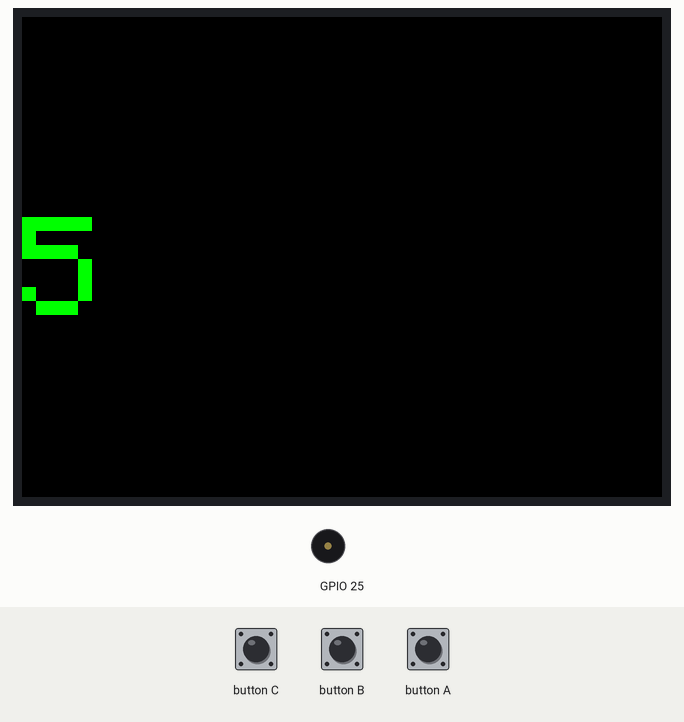
Simulated run of this sketch. Board: ESP32. On the bench: 320×240 colour display, buzzer (waves = sounding). The test bench sets the inputs (shaded band).

Above: at 1.4 s.
1.5 s: button C pressed for 0.15 s
At 1.82 s:
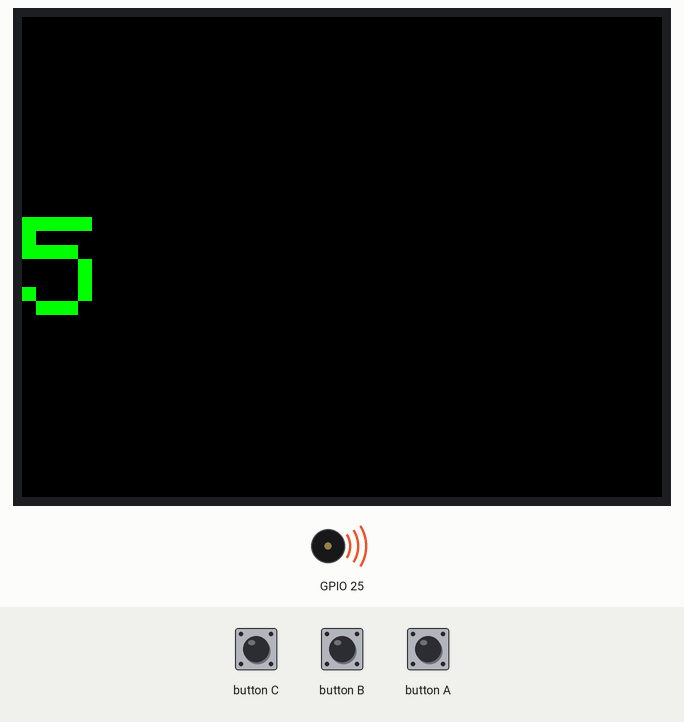
3.5 s: button B pressed for 0.15 s
At 4.7 s:
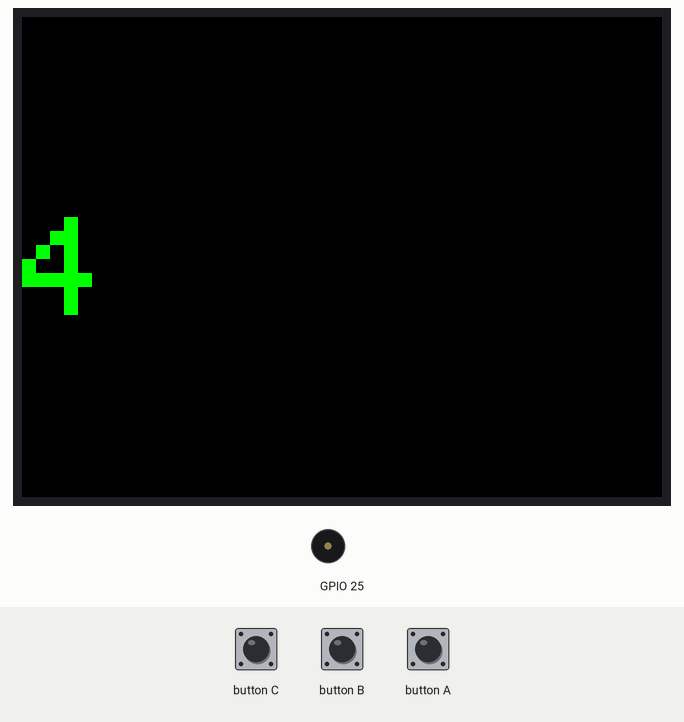
5.1 s: button B pressed for 1 s
At 6.0 s:
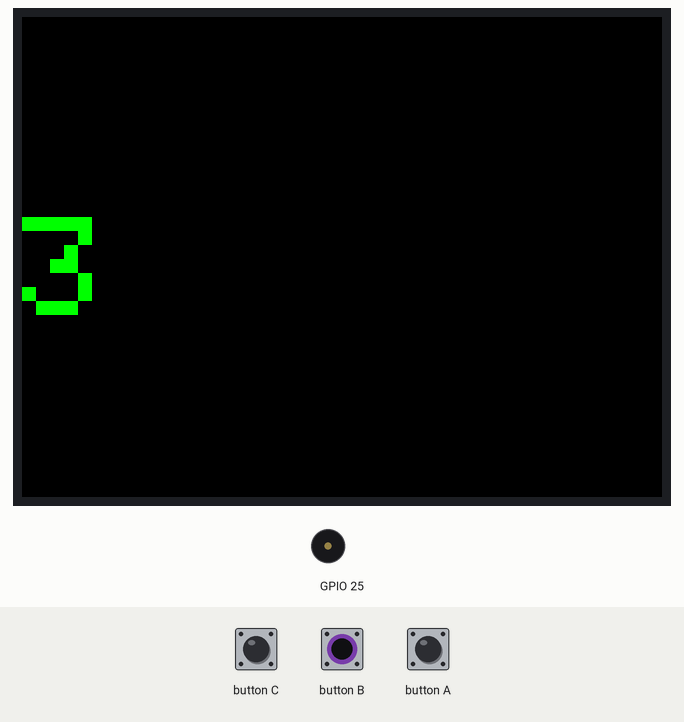
Timing chart, 0 to 8.1 s (numbered marks = the images above; inputs shaded):
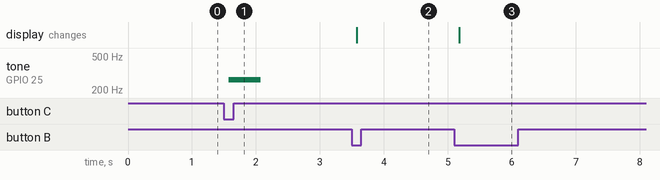

Measured:
- after the input at 1.5 s, tone on GPIO 25: silent → 262 Hz after 0.08 s, → silent 0.50 s later
- after the input at 3.5 s, the display: changes after 0.08 s (image 2)
- after the input at 5.1 s, the display: changes after 0.08 s (image 3)

The sketch:

02_counter_limits_tones.ino
```cpp
// COUNTER WITH LIMITS + TONES (general template)
// A = +1, B = -1, C = reset. Limits MIN..MAX with different tones.
#include <M5Stack.h>

#define MIN_VAL 0
#define MAX_VAL 10
#define START   5

int n = START;

void show() {
  M5.Lcd.fillScreen(BLACK);
  M5.Lcd.setCursor(0, 100);
  M5.Lcd.print(n);
}
void beep(int freq, int ms) {
  M5.Speaker.tone(freq);
  delay(ms);
  M5.Speaker.mute();
}

void setup() {
  M5.begin();
  M5.Lcd.setTextSize(10);
  M5.Lcd.setTextColor(GREEN);
  show();
}

void loop() {
  M5.update();

  if (M5.BtnA.wasPressed()) {
    if (n < MAX_VAL) {
      n++;
      show();
    }
    if (n == MAX_VAL) beep(524, 500);   // high tone at max
  }
  if (M5.BtnB.wasPressed()) {
    if (n > MIN_VAL) {
      n--;
      show();
    }
    if (n == MIN_VAL) beep(131, 500);   // low tone at min
  }
  if (M5.BtnC.wasPressed()) {
    n = START;
    show();
    beep(262, 500);
  }
}
```
